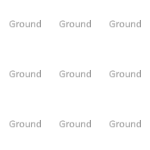

Rendered tile map (Tiled .tmx) drawn with the repository's tilesets; below, a short description and the full map source, tile grids included:
An orthogonal 3x3 tile map with 50x50 px tiles, 1 tile layer (Ground), 2 tilesets and 1 object (SignRight).

<map version="1.9" tiledversion="1.9.2" orientation="orthogonal" renderorder="left-up" compressionlevel="0" width="3" height="3" tilewidth="50" tileheight="50" infinite="0" nextlayerid="29" nextobjectid="66">
 <properties>
  <property name="AutoElevate" type="bool" value="false" />
  <property name="Chapter" value="walkthrough" />
  <property name="NoAgents" type="bool" value="false" />
  <property name="NoSpawning" type="bool" value="false" />
  <property name="Offset" value="-2zx;0;-1zz" />
 </properties>
 <tileset firstgid="1" source="../../_Tiled/Master.tsx" />
 <tileset firstgid="34" source="../../_Tiled/Deco.tsx" />
 <group id="5" name="Floor 0">
  <properties>
   <property name="Height" type="float" value="2.5" />
  </properties>
  <layer id="1" name="Ground" width="3" height="3">
   <properties>
    <property name="Materials" value="[ground]" />
    <property name="Walkable" type="bool" value="true" />
   </properties>
   <data encoding="csv">
4,4,4,
4,4,4,
4,4,4
</data>
  </layer>
  <objectgroup id="27" name="Objects">
   <object id="65" class="SignRight" gid="40" x="50" y="50" width="50" height="50" rotation="90">
    <properties>
     <property name="Snap" type="bool" value="false" />
     <property name="Text" value="Unreachable Zone" />
     <property name="Y" type="int" value="2" />
    </properties>
   </object>
  </objectgroup>
 </group>
</map>
